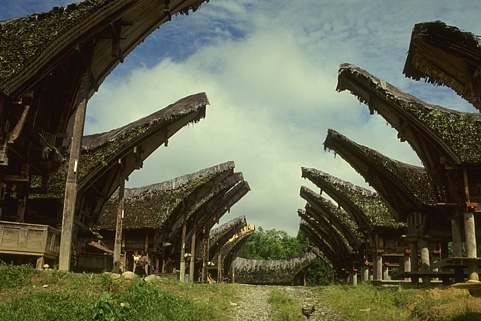
%> input picture tensor-completion-tensor-recovery-master/testimg.jpg, 481 x 321 px
$ octave run_image_inpainting.m   (GNU Octave 9; MATLAB toolbox functions it lacks are replaced by stand-ins)
%> lines starting %> are read from the running program, lines starting %| are printed output that depends on the picture
### tensor-completion-tensor-recovery-master/tsvd_r.m
function [U,S,V] = tsvd_r(X,tubal_r)

[n1,n2,n3] = size(X);
X = fft(X,[],3);
U = zeros(n1,tubal_r,n3);
S = zeros(tubal_r,tubal_r,n3);
V = zeros(n2,tubal_r,n3);

% i=1
[U(:,:,1),S(:,:,1),V(:,:,1)] = svds(X(:,:,1),tubal_r);

    halfn3 = round(n3/2);
    for i = 2 : halfn3
        [U(:,:,i),S(:,:,i),V(:,:,i)] = svds(X(:,:,i),tubal_r);
        U(:,:,n3+2-i) = conj(U(:,:,i));
        V(:,:,n3+2-i) = conj(V(:,:,i));
        S(:,:,n3+2-i) = S(:,:,i);
    end
    % if n3 is even
    if mod(n3,2) == 0
        i = halfn3+1;
        [U(:,:,i),S(:,:,i),V(:,:,i)] = svds(X(:,:,i),tubal_r);
    end


for i = 1 : n3
    [U_temp,S_temp,V_temp] = svds(X(:,:,i),tubal_r);
    U(:,:,i) = U_temp;
    V(:,:,i) = V_temp;
    S(:,:,i) = S_temp;
end


U = ifft(U,[],3);
S = ifft(S,[],3);
V = ifft(V,[],3);
end

### tensor-completion-tensor-recovery-master/tprod.m
function C = tprod(A,B)

% Tensor-tensor product of two 3 way tensors: C = A*B
% A - n1*n2*n3 tensor
% B - n2*l*n3  tensor
% C - n1*l*n3  tensor
%
% version 2.0 - 09/10/2017
%
% Written by Canyi Lu (canyilu@gmail.com)
%
%
% References:
% Canyi Lu, Tensor-Tensor Product Toolbox. Carnegie Mellon University.
% June, 2018. https://github.com/canyilu/tproduct.
%
% Canyi Lu, Jiashi Feng, Yudong Chen, Wei Liu, Zhouchen Lin and Shuicheng
% Yan, Tensor Robust Principal Component Analysis with A New Tensor Nuclear
% Norm, arXiv preprint arXiv:1804.03728, 2018
%

[n1,n2,n3] = size(A);
[m1,m2,m3] = size(B);

if n2 ~= m1 || n3 ~= m3
    error('Inner tensor dimensions must agree.');
end

A = fft(A,[],3);
B = fft(B,[],3);
C = zeros(n1,m2,n3);

% first frontal slice
C(:,:,1) = A(:,:,1)*B(:,:,1);
% i=2,...,halfn3
halfn3 = round(n3/2);
for i = 2 : halfn3
    C(:,:,i) = A(:,:,i)*B(:,:,i);
    C(:,:,n3+2-i) = conj(C(:,:,i));
end

% if n3 is even
if mod(n3,2) == 0
    i = halfn3+1;
    C(:,:,i) = A(:,:,i)*B(:,:,i);
end
C = ifft(C,[],3);

### tensor-completion-tensor-recovery-master/run_image_inpainting.m
% applying tensor completion for image inpainting

clear
X = double(imread('testimg.jpg'));
X = X/255;
search_r=30;
tubal_r=search_r;

X1=X;
[u1,s1,v1]=tsvd_r(X,tubal_r);
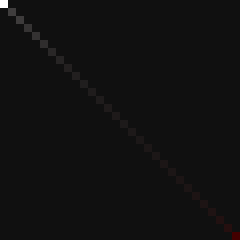
%> s1: size 30x30x3 double (shown 8 times larger); mean R, G, B 0.6, 0.4, 0.4; drawn with min black and max white

X=tprod(tprod(u1,s1),tran(v1));
%> in tprod, `B = fft(B,[],3);`:
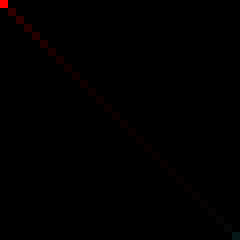
%> B: size 30x30x3 double (shown 8 times larger); mean R, G, B 1.5, 0.2, 0.2; drawn with min black and max white
%> in tprod, `C = ifft(C,[],3);`:
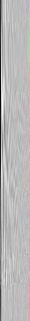
%> C: size 321x30x3 double; mean R, G, B -0.243, -0.306, -0.305; drawn with min black and max white
%> (the run ends here)
